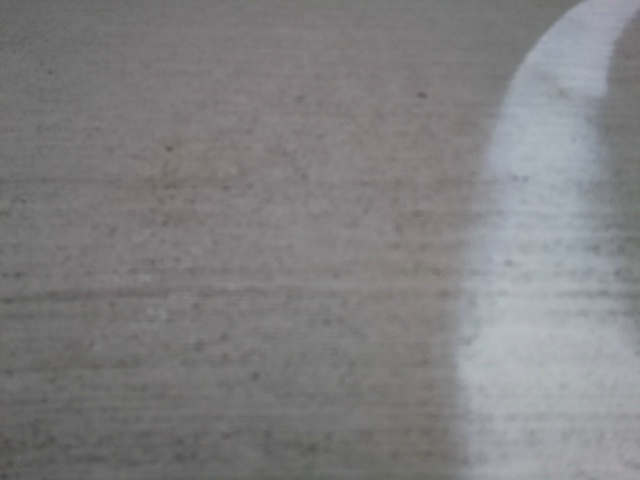
#> input picture 22_in.jpg, 640 x 480 px
$ python -i ImageProcessor.py   (imports and definitions only)   (older library calls are emulated)
#> lines starting #> are read from the running program, lines starting #| are printed output that depends on the picture; after the words box and inside, x2 and y2 are one past the last pixel; in counts of white or black regions, pixels touching at a corner belong together
import numpy as np
import cv2
import copy
import math
import os

class ImageProcessor:
    def __init__(self):
        self.threshold = 100

    # [86 lines left out: functions __extract_line, __extract_white, __double_raster, __sobel_thresh, __mag_thresh, __dir_threshold, not called in this run]

    def __luv_select(self, img, thresh=(0, 255)):
        luv = cv2.cvtColor(img, cv2.COLOR_RGB2LUV)
        l_channel = luv[:,:,0]
        binary_output = np.zeros_like(l_channel)
        binary_output[(l_channel > thresh[0]) & (l_channel <= thresh[1])] = 1
        return binary_output

    def __lab_select(self, img, thresh=(0, 255)):
        lab = cv2.cvtColor(img, cv2.COLOR_RGB2LAB)
        l_channel = lab[:,:,0]
        binary_output = np.zeros_like(l_channel)
        binary_output[(l_channel > thresh[0]) & (l_channel <= thresh[1])] = 1
        return binary_output

    def __hls_select(self, img,channel='s',thresh=(0, 255)):
#> called with channel = 's', thresh = (40, 60)
        hls = cv2.cvtColor(img, cv2.COLOR_RGB2HLS)
#> hls: shape (480, 640, 3); mean of channels 0, 1, 2 85.6, 128.6, 5.8
        if channel=='h':
            channel = hls[:,:,0]
        elif channel=='l':
            channel=hls[:,:,1]
        else:
            channel=hls[:,:,2]
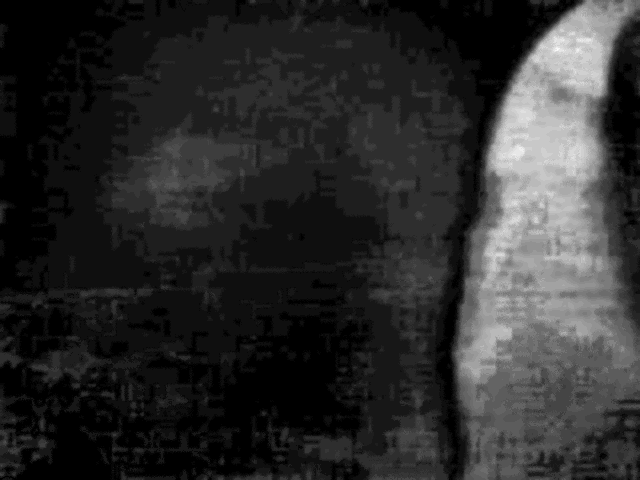
#> channel: shape (480, 640); min 0, max 33, mean 5.8; drawn with min black and max white
        binary_output = np.zeros_like(channel)
        binary_output[(channel < thresh[0]) | (channel> thresh[1])] = 1
        return binary_output

    # [5 lines left out: function __rgb_select, not called in this run]

    def __thresholding(self, img):
        # [4 lines of commented-out code are left out]
        hls_thresh = self.__hls_select(img, thresh=(40, 60))
#> hls_thresh: shape (480, 640); every value is 1
        lab_thresh = self.__lab_select(img, thresh=(140, 220))
#> in __lab_select, `lab = cv2.cvtColor(img, cv2.COLOR_RGB2LAB)`: lab: shape (480, 640, 3); mean of channels 0, 1, 2 136.4, 128.5, 127.4
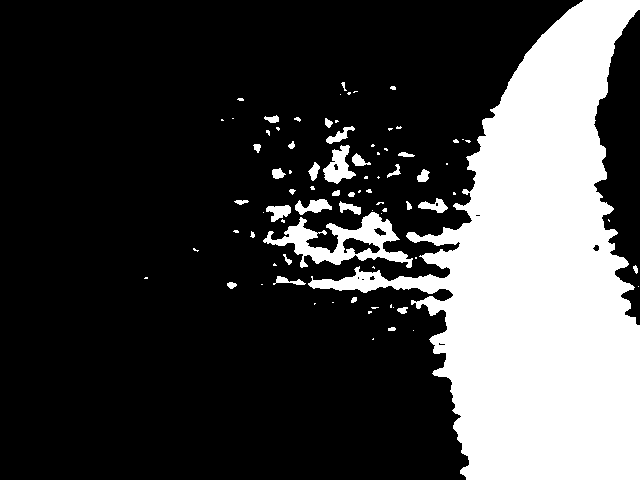
#> lab_thresh: shape (480, 640); values 0 (black) and 1 (white), 26.1% white; 82 white regions (48 under 20 px), largest, box (x1, y1, x2, y2) and area: (308, 0, 640, 480) 73474, (263, 212, 413, 268) 3123, (323, 145, 356, 184) 660
        luv_thresh = self.__luv_select(img, thresh=(170, 255))
#> in __luv_select, `luv = cv2.cvtColor(img, cv2.COLOR_RGB2LUV)`: luv: shape (480, 640, 3); mean of channels 0, 1, 2 135.9, 96.5, 135.3
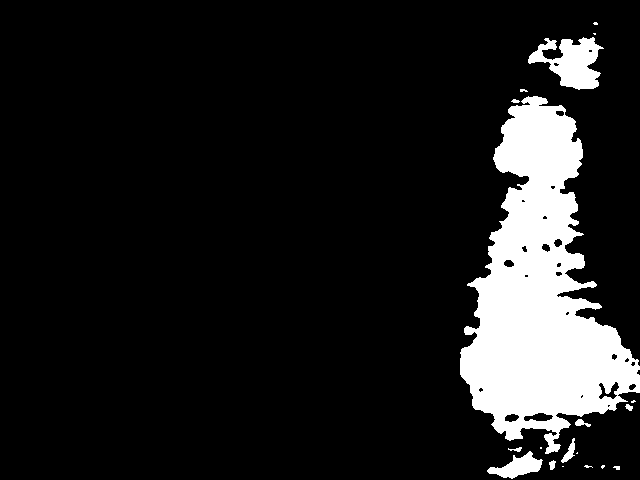
#> luv_thresh: shape (480, 640); values 0 (black) and 1 (white), 11.8% white; 19 white regions (9 under 20 px), largest, box (x1, y1, x2, y2) and area: (460, 96, 640, 454) 32866, (528, 37, 604, 90) 2195, (487, 451, 543, 479) 740
        threshholded = np.zeros_like(hls_thresh)
        threshholded[((hls_thresh == 1) & (lab_thresh == 1)) & (luv_thresh==1)]=255
        return threshholded

    def decide_way(self, img):
        img=cv2.GaussianBlur(img,(5,5),0)
        blur=self.__thresholding(img)
        coor=np.argwhere(blur==255)
#> coor = 36257 pairs, first value 22 to 478, second value 460 to 639
        if (len(coor) == 0):
            rmean = img.shape[0]/2
            cmean = img.shape[1]/2
        else:
            rmean=int(math.floor(np.mean(coor[:,0])))
#> rmean = 284
            cmean=int(math.floor(np.mean(coor[:,1])))
#> cmean = 541
        col=img.shape[1]/2
#> col = 320
        if(cmean<col-30):
            command='Left'
        elif(cmean>col+30):
            command='Right'
        else:
            command='Straight'
        cv2.putText(img,command, (10,50),cv2.FONT_HERSHEY_SIMPLEX,1,(255,0,0),2)
        cv2.rectangle(img,(cmean-20,rmean-20),(cmean+20,rmean+20),(0,255,0),3)
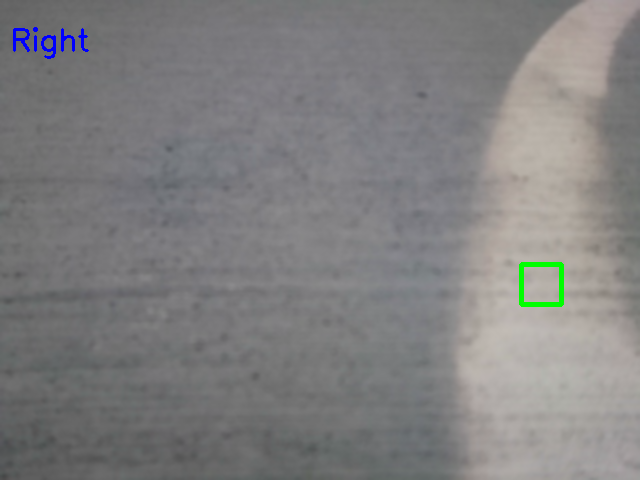
#> img: shape (480, 640, 3); mean of channels 0, 1, 2 128.1, 127.7, 128.4; drawn as B, G, R
        #cv2.imshow("live_feed", img)
        return command,img

>>> import cv2
>>> picture = cv2.cvtColor(cv2.imread('22_in.jpg'), cv2.COLOR_BGR2RGB)
>>> result = ImageProcessor().decide_way(picture)
